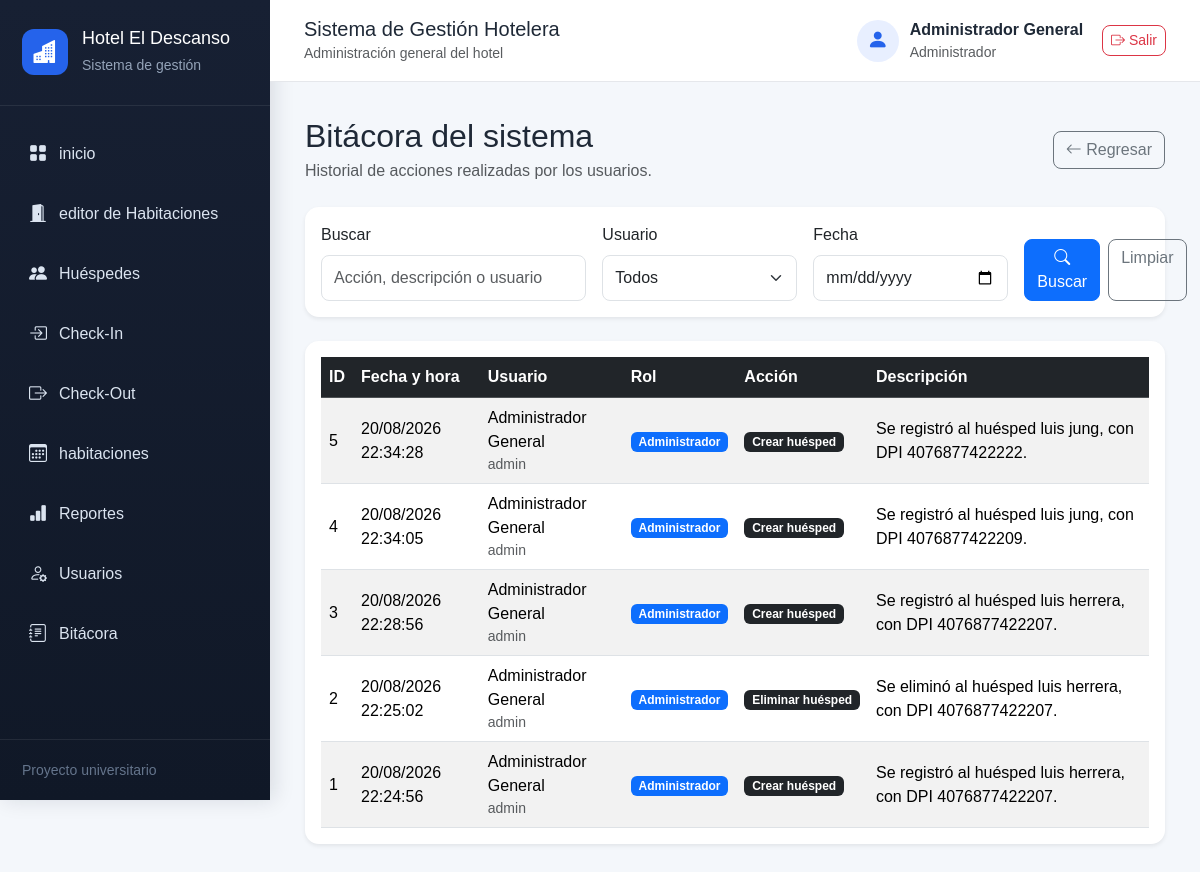
The app's page /bitacora (signed in), older data.
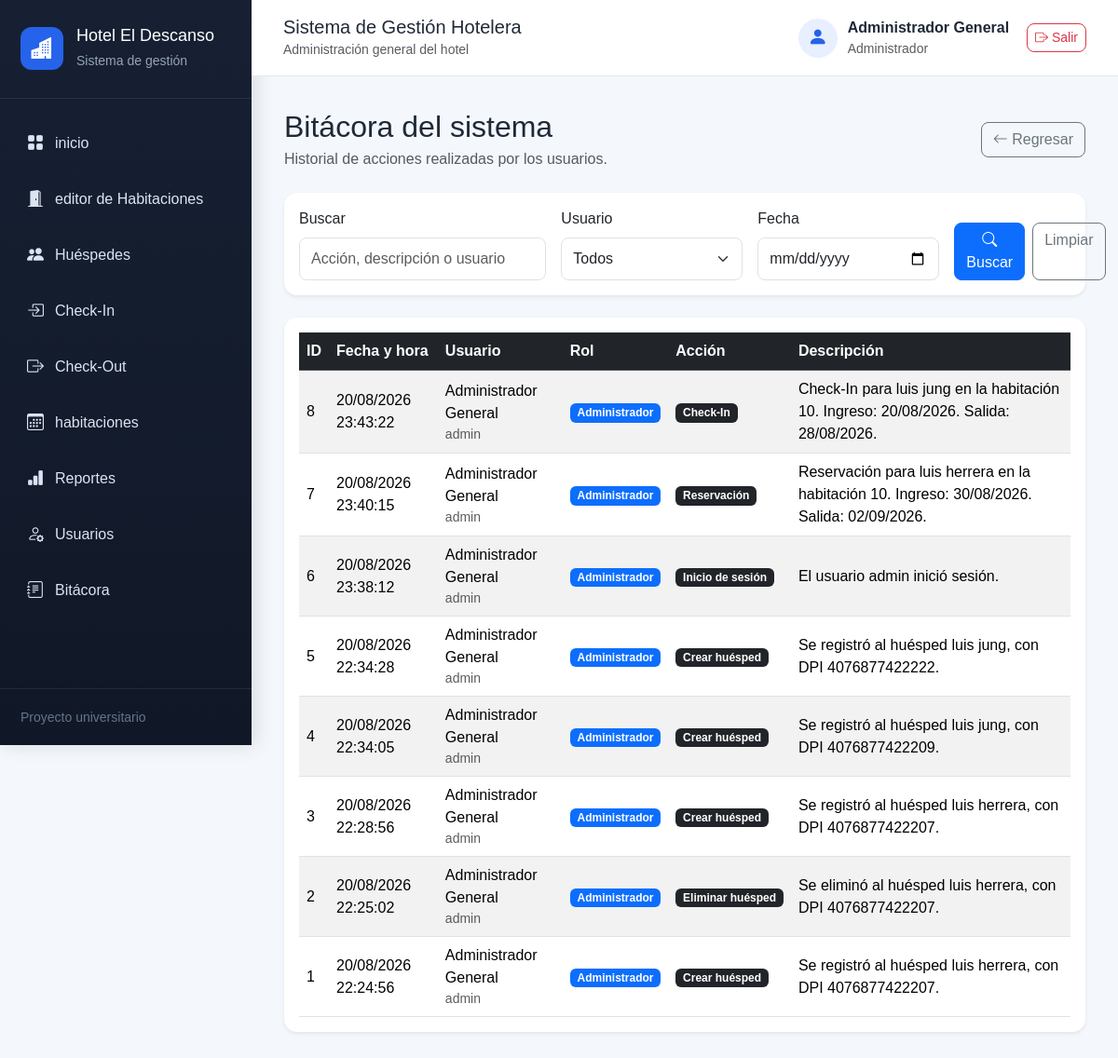
The same page, newer data.
### models.py (models this page shows, shortened)
class Usuario(db.Model):
    __tablename__ = "usuarios"
    id = db.Column(
        db.Integer,
        primary_key=True
    )
    nombre = db.Column(
        db.String(100),
        nullable=False
    )
    usuario = db.Column(
        db.String(50),
        unique=True,
        nullable=False
    )
    contrasena_hash = db.Column(
        db.String(255),
        nullable=False
    )
    rol = db.Column(
        db.String(20),
        nullable=False,
        default="Recepcionista"
    )
    activo = db.Column(
        db.Boolean,
        nullable=False,
        default=True
    )
    bitacoras = db.relationship(
        "Bitacora",
        backref="usuario_registro",
        lazy=True
    )

class Bitacora(db.Model):
    __tablename__ = "bitacora"
    id = db.Column(
        db.Integer,
        primary_key=True
    )
    accion = db.Column(
        db.String(100),
        nullable=False
    )
    descripcion = db.Column(
        db.String(255),
        nullable=False
    )
    fecha_hora = db.Column(
        db.DateTime,
        nullable=False,
        default=datetime.now
    )
    usuario_id = db.Column(
        db.Integer,
        db.ForeignKey("usuarios.id"),
        nullable=True
    )

### routes/bitacora.py (the view, shortened to what this page needs)
@bitacora_bp.route("/bitacora")
@solo_administrador
def listar_bitacora():
    busqueda = request.args.get(
        "buscar",
        ""
    ).strip()
    usuario_id = request.args.get(
        "usuario_id",
        ""
    ).strip()
    fecha = request.args.get(
        "fecha",
        ""
    ).strip()
    consulta = Bitacora.query.outerjoin(
        Usuario,
        Bitacora.usuario_id == Usuario.id
    )
    registros = consulta.order_by(
        Bitacora.fecha_hora.desc()
    ).all()
    usuarios = Usuario.query.order_by(
        Usuario.nombre
    ).all()
    return render_template(
        "bitacora.html",
        registros=registros,
        usuarios=usuarios,
        busqueda=busqueda,
        usuario_seleccionado=usuario_id,
        fecha_seleccionada=fecha
    )

### app.py (called while the page is built)
@app.before_request
def proteger_sistema():
    rutas_publicas = {
        "auth.login",
        "static"
    }
    if request.endpoint is None:
        return None
    if request.endpoint in rutas_publicas:
        return None
    if "usuario_id" not in session:
        return redirect(
            url_for("auth.login")
        )
    return None

### routes/bitacora.py (called while the page is built, shortened)
def solo_administrador(funcion):
    @wraps(funcion)
    def funcion_protegida(*args, **kwargs):
        return funcion(*args, **kwargs)
    return funcion_protegida

### templates/bitacora.html (shortened to what this page needs)
{% extends "base.html" %}
{% block contenido %}
<div class="d-flex justify-content-between align-items-center mb-4">
    <div>
        <h2 class="mb-1">
            Bitácora del sistema
        </h2>
        <p class="text-muted mb-0">
            Historial de acciones realizadas por los usuarios.
        </p>
    </div>
    <a
        href="{{ url_for('dashboard.inicio') }}"
        class="btn btn-outline-secondary"
    >
        <i class="bi bi-arrow-left"></i>
        Regresar
    </a>
</div>
<div class="card shadow-sm mb-4">
    <div class="card-body">
        <form
            method="GET"
            action="{{ url_for('bitacora.listar_bitacora') }}"
            class="row g-3"
        >
            <div class="col-md-4">
                <label
                    for="buscar"
                    class="form-label"
                >
                    Buscar
                </label>
                <input
                    type="text"
                    class="form-control"
                    id="buscar"
                    name="buscar"
                    value="{{ busqueda }}"
                    placeholder="Acción, descripción o usuario"
                >
            </div>
            <div class="col-md-3">
                <label
                    for="usuario_id"
                    class="form-label"
                >
                    Usuario
                </label>
                <select
                    class="form-select"
                    id="usuario_id"
                    name="usuario_id"
                >
                    <option value="">
                        Todos
                    </option>
                </select>
            </div>
            <div class="col-md-3">
                <label
                    for="fecha"
                    class="form-label"
                >
                    Fecha
                </label>
                <input
                    type="date"
                    class="form-control"
                    id="fecha"
                    name="fecha"
                    value="{{ fecha_seleccionada }}"
                >
            </div>
            <div class="col-md-2 d-flex align-items-end">
                <div class="d-flex gap-2">
                    <button
                        type="submit"
                        class="btn btn-primary"
                    >
                        <i class="bi bi-search"></i>
                        Buscar
                    </button>
                    <a
                        href="{{ url_for('bitacora.listar_bitacora') }}"
                        class="btn btn-outline-secondary"
                    >
                        Limpiar
                    </a>
                </div>
            </div>
        </form>
    </div>
</div>
<div class="card shadow-sm">
    <div class="card-body">
        <div class="table-responsive">
            <table class="table table-striped table-hover align-middle mb-0">
                <thead class="table-dark">
                    <tr>
                        <th>ID</th>
                        <th>Fecha y hora</th>
                        <th>Usuario</th>
                        <th>Rol</th>
                        <th>Acción</th>
                        <th>Descripción</th>
                    </tr>
                </thead>
                <tbody>
                    {% for registro in registros %}
                        <tr>
                            <td>
                                {{ registro.id }}
                            </td>
                            <td>
                                {{ registro.fecha_hora.strftime("%d/%m/%Y %H:%M:%S") }}
                            </td>
                            <td>
                                {% if registro.usuario_registro %}
                                    {{ registro.usuario_registro.nombre }}
                                    <small class="d-block text-muted">
                                        {{ registro.usuario_registro.usuario }}
                                    </small>
                                {% else %}
                                    <span class="text-muted">
                                        Sistema
                                    </span>
                                {% endif %}
                            </td>
                            <td>
                                {% if registro.usuario_registro %}
                                    {% if registro.usuario_registro.rol == "Administrador" %}
                                        <span class="badge bg-primary">
                                            Administrador
                                        </span>
                                    {% else %}
                                        <span class="badge bg-success">
                                            Recepcionista
                                        </span>
                                    {% endif %}
                                {% else %}
                                    <span class="badge bg-secondary">
                                        Sistema
                                    </span>
                                {% endif %}
                            </td>
                            <td>
                                <span class="badge bg-dark">
                                    {{ registro.accion }}
                                </span>
                            </td>
                            <td>
                                {{ registro.descripcion }}
                            </td>
                        </tr>
                    {% endfor %}
                </tbody>
            </table>
        </div>
    </div>
</div>
{% endblock %}

### templates/base.html (shortened to what this page needs)
<!DOCTYPE html>
<html lang="es">
<head>
    <link
        href="https://cdn.jsdelivr.net/npm/bootstrap@5.3.3/dist/css/bootstrap.min.css"
        rel="stylesheet"
    >
    <link
        rel="stylesheet"
        href="https://cdn.jsdelivr.net/npm/bootstrap-icons@1.11.3/font/bootstrap-icons.min.css"
    >
    <link
        rel="stylesheet"
        href="{{ url_for('static', filename='css/estilos.css') }}"
    >
</head>
<body>
<div class="contenedor-principal">
    <aside class="sidebar">
        <div class="sidebar-encabezado">
            <div class="logo-hotel">
                <i class="bi bi-buildings-fill"></i>
            </div>
            <div>
                <h4>Hotel El Descanso</h4>
                <small>Sistema de gestión</small>
            </div>
        </div>
        <nav class="sidebar-menu">
            <a href="{{ url_for('dashboard.inicio') }}">
                <i class="bi bi-grid-fill"></i>
                inicio
            </a>
            <a href="{{ url_for('habitaciones.listar_habitaciones') }}">
                <i class="bi bi-door-open-fill"></i>
                editor de Habitaciones
            </a>
            <a href="{{ url_for('huespedes.listar_huespedes') }}">
                <i class="bi bi-people-fill"></i>
                Huéspedes
            </a>
            <a href="{{ url_for('reservas.checkin') }}">
                <i class="bi bi-box-arrow-in-right"></i>
                Check-In
            </a>
            <a href="{{ url_for('reservas.checkout') }}">
    <i class="bi bi-box-arrow-right"></i>
    Check-Out
</a>
<a href="{{ url_for('calendario.mostrar_calendario') }}">
    <i class="bi bi-calendar3"></i>
    habitaciones
</a>
<a href="{{ url_for('reportes.mostrar_reportes') }}">
    <i class="bi bi-bar-chart-fill"></i>
    Reportes
</a>
{% if session.get("rol") == "Administrador" %}
    <a href="{{ url_for('usuarios.listar_usuarios') }}">
        <i class="bi bi-person-gear"></i>
        Usuarios
    </a>
    <a href="{{ url_for('bitacora.listar_bitacora') }}">
        <i class="bi bi-journal-text"></i>
        Bitácora
    </a>
{% endif %}
        </nav>
        <div class="sidebar-pie">
            <small>Proyecto universitario</small>
        </div>
    </aside>
    <main class="contenido">
        <header class="barra-superior">
            <div>
                <h5 class="mb-0">Sistema de Gestión Hotelera</h5>
                <small class="text-muted">
                    Administración general del hotel
                </small>
            </div>
            <div class="usuario">
    <div class="usuario-icono">
        <i class="bi bi-person-fill"></i>
    </div>
   <div>
    <strong>
        {{ session.get("nombre_usuario", "Usuario") }}
    </strong>
    <small class="text-muted">
        {{ session.get("rol", "") }}
    </small>
</div>
    <a
        href="{{ url_for('auth.logout') }}"
        class="btn btn-outline-danger btn-sm ms-2"
        title="Cerrar sesión"
    >
        <i class="bi bi-box-arrow-right"></i>
        Salir
    </a>
</div>
        </header>
        <section class="contenido-pagina">
            {% block contenido %}
            {% endblock %}
        </section>
    </main>
</div>
</body>
</html>

### static/css/estilos.css (style rules this page uses)
* { box-sizing: border-box; }
body { margin: 0; background-color: #f4f7fb; font-family: Arial, Helvetica, sans-serif; color: #1f2937; }
.contenedor-principal { display: flex; min-height: 100vh; }
.sidebar { width: 270px; min-height: 100vh; background: linear-gradient(180deg, #172033 0%, #101827 100%); color: white; position: fixed; top: 0; left: 0; display: flex; flex-direction: column; box-shadow: 4px 0 20px rgba(15, 23, 42, 0.12); }
.sidebar-encabezado { display: flex; align-items: center; gap: 14px; padding: 28px 22px; border-bottom: 1px solid rgba(255, 255, 255, 0.08); }
.logo-hotel { width: 46px; height: 46px; border-radius: 12px; background-color: #2563eb; display: flex; justify-content: center; align-items: center; font-size: 23px; }
.sidebar-encabezado h4 { margin: 0 0 3px; font-size: 18px; }
.sidebar-encabezado small { color: #94a3b8; }
.sidebar-menu { padding: 22px 14px; flex: 1; }
.sidebar-menu a { display: flex; align-items: center; gap: 12px; padding: 13px 15px; margin-bottom: 7px; color: #dbe4f0; text-decoration: none; border-radius: 9px; transition: all 0.2s ease; }
.sidebar-menu a i { font-size: 18px; }
.sidebar-pie { padding: 18px 22px; color: #64748b; border-top: 1px solid rgba(255, 255, 255, 0.08); }
.contenido { width: calc(100% - 270px); margin-left: 270px; }
.barra-superior { min-height: 82px; padding: 14px 34px; background-color: white; border-bottom: 1px solid #e5e7eb; display: flex; align-items: center; justify-content: space-between; position: sticky; top: 0; z-index: 10; }
.usuario { display: flex; align-items: center; gap: 11px; }
.usuario-icono { width: 42px; height: 42px; border-radius: 50%; background-color: #e8efff; color: #2563eb; display: flex; align-items: center; justify-content: center; font-size: 21px; }
.usuario small { display: block; color: #6b7280; }
.contenido-pagina { padding: 35px; }
.card { border: none; border-radius: 14px; }
.table { margin-bottom: 0; }
.table th, .table td { vertical-align: middle; }
.btn { border-radius: 8px; }
.form-control, .form-select { border-radius: 8px; padding: 10px 12px; }

Row changes from the older to the newer data that the page shows:
added Bitacora: id "8", fecha_hora "20/08/2026 23:43:22", usuario_registro.nombre "Administrador General", usuario_registro.usuario "admin", accion "Check-In", descripcion "Check-In para luis jung en la habitación 10. Ingreso: 20/08/2026. Salida: 28/08/2026."
added Bitacora: id "7", fecha_hora "20/08/2026 23:40:15", usuario_registro.nombre "Administrador General", usuario_registro.usuario "admin", accion "Reservación", descripcion "Reservación para luis herrera en la habitación 10. Ingreso: 30/08/2026. Salida: 02/09/2026."
added Bitacora: id "6", fecha_hora "20/08/2026 23:38:12", usuario_registro.nombre "Administrador General", usuario_registro.usuario "admin", accion "Inicio de sesión", descripcion "El usuario admin inició sesión."
